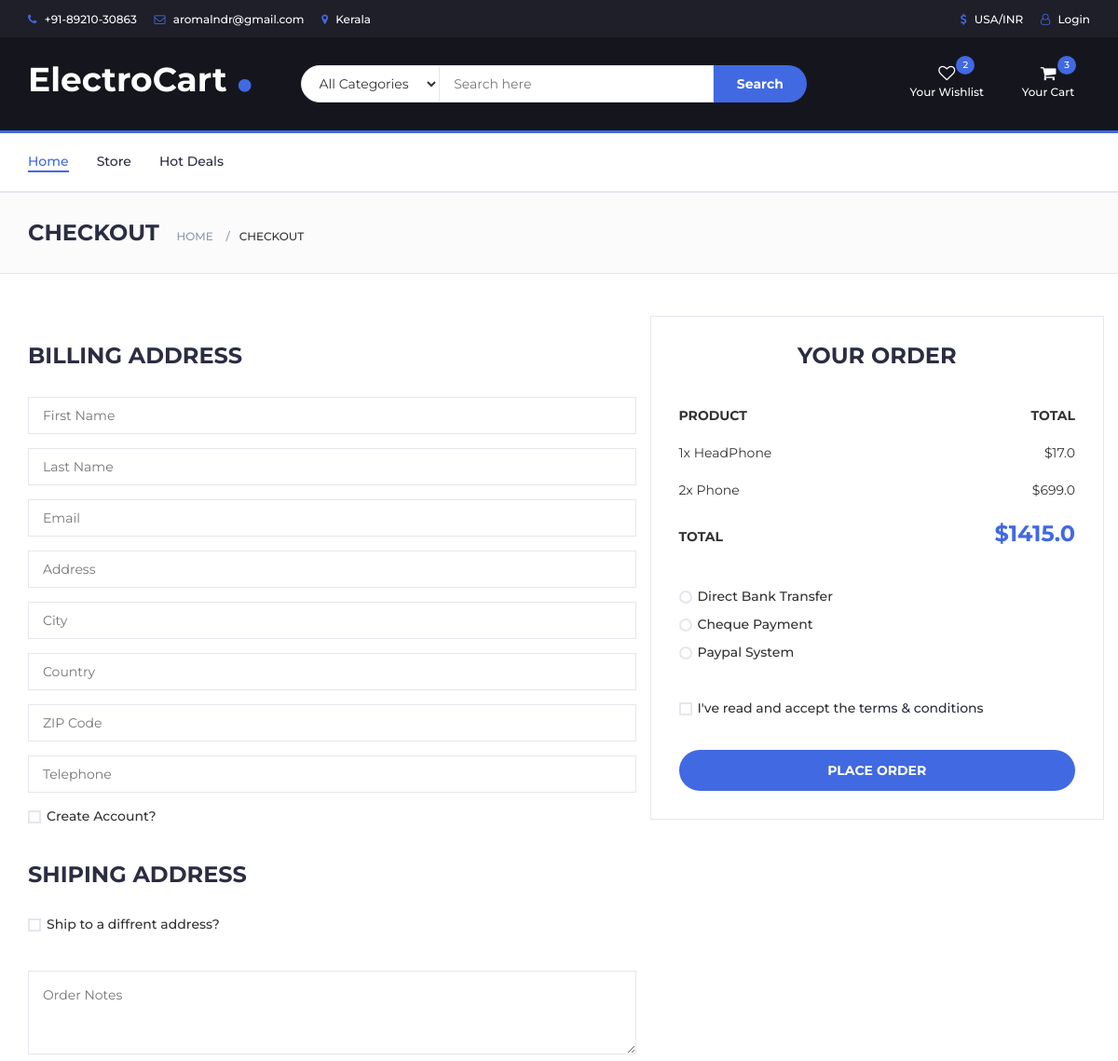
/checkout/ (signed in, upper part), run on an earlier commit of the app's database.
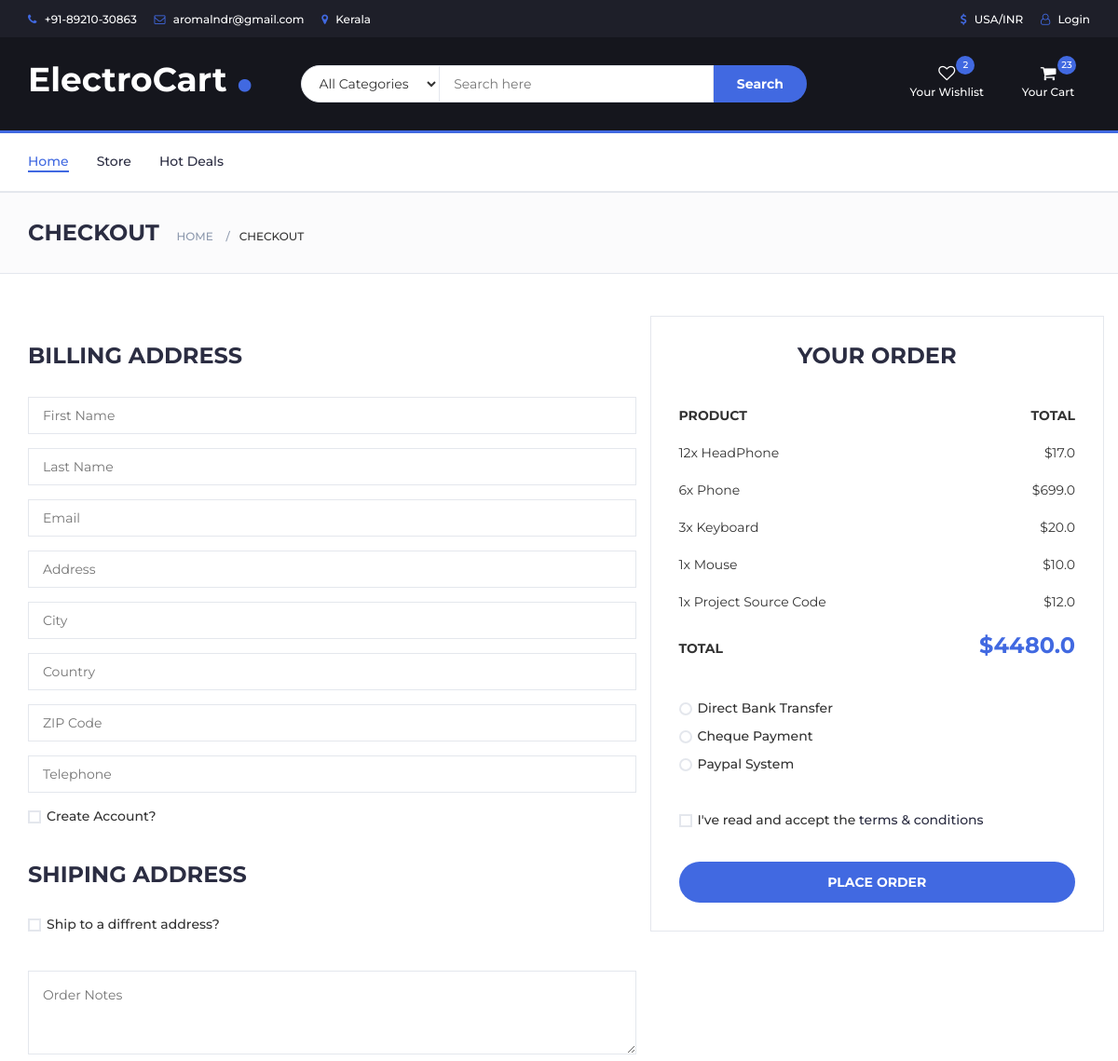
And on a later commit of the database.
### store/models.py (models this page shows, shortened)
class Order(models.Model):
    customer = models.ForeignKey(Customer, on_delete=models.SET_NULL, null=True, blank=True)
    date_ordered = models.DateField(auto_now_add=True)
    complete = models.BooleanField(default=False)
    transaction_id = models.CharField(max_length=100, null=True)
    @property
    def get_cart_total(self):
        orderitems = self.orderitem_set.all()
        total = sum([item.get_total for item in orderitems])
        return total
    @property
    def get_cart_items(self):
        orderitems = self.orderitem_set.all()
        total = sum([item.quantity for item in orderitems])
        return total

class OrderItem(models.Model):
    product = models.ForeignKey(Product ,on_delete=models.SET_NULL, null=True)
    order = models.ForeignKey(Order , on_delete=models.SET_NULL, null=True)
    quantity = models.IntegerField(default=0, null=True, blank=True)
    date_added = models.DateField(auto_now_add=True)
    @property
    def get_total(self):
        total = self.product.price * self.quantity
        return total

class Product(models.Model):
    name = models.CharField(max_length=200)
    price = models.FloatField()
    digital = models.BooleanField(default=False, null=True, blank=True)
    image = models.ImageField(blank=True, null=True)
    @property
    def imageURL(self):
        try:
            url = self.image.url
        except:
            url = ''
        return url

### store/views.py (the view)
# urls.py: path('checkout/', views.checkout, name="checkout"),
def checkout(request):
    if request.user.is_authenticated:
        customer = request.user.customer
        order, created = Order.objects.get_or_create(customer=customer, complete=False)
        items = order.orderitem_set.all()
    else:
        items = []
        order = {'get_cart_total' : 0, 'get_cart_items' : 0}
    context = {'items' : items, 'order': order}
    return render(request, 'store/checkout.html', context)

### store/templates/store/checkout.html (shortened to what this page needs)
{% extends 'store/main.html' %}
{% load static %}
{% block content %}
		<div id="breadcrumb" class="section">
			<div class="container">
				<div class="row">
					<div class="col-md-12">
						<h3 class="breadcrumb-header">Checkout</h3>
						<ul class="breadcrumb-tree">
							<li><a href="#">Home</a></li>
							<li class="active">Checkout</li>
						</ul>
					</div>
				</div>
			</div>
		</div>
		<div class="section">
			<div class="container">
				<div class="row">
					<div class="col-md-7">
						<div class="billing-details">
							<div class="section-title">
								<h3 class="title">Billing address</h3>
							</div>
							<div class="form-group">
								<input class="input" type="text" name="first-name" placeholder="First Name">
							</div>
							<div class="form-group">
								<input class="input" type="text" name="last-name" placeholder="Last Name">
							</div>
							<div class="form-group">
								<input class="input" type="email" name="email" placeholder="Email">
							</div>
							<div class="form-group">
								<input class="input" type="text" name="address" placeholder="Address">
							</div>
							<div class="form-group">
								<input class="input" type="text" name="city" placeholder="City">
							</div>
							<div class="form-group">
								<input class="input" type="text" name="country" placeholder="Country">
							</div>
							<div class="form-group">
								<input class="input" type="text" name="zip-code" placeholder="ZIP Code">
							</div>
							<div class="form-group">
								<input class="input" type="tel" name="tel" placeholder="Telephone">
							</div>
							<div class="form-group">
								<div class="input-checkbox">
									<label for="create-account">
										<span></span>
										Create Account?
									</label>
								</div>
							</div>
						</div>
						<div class="shiping-details">
							<div class="section-title">
								<h3 class="title">Shiping address</h3>
							</div>
							<div class="input-checkbox">
								<label for="shiping-address">
									<span></span>
									Ship to a diffrent address?
								</label>
							</div>
						</div>
						<div class="order-notes">
							<textarea class="input" placeholder="Order Notes"></textarea>
						</div>
					</div>
					<div class="col-md-5 order-details">
						<div class="section-title text-center">
							<h3 class="title">Your Order</h3>
						</div>
						<div class="order-summary">
							<div class="order-col">
								<div><strong>PRODUCT</strong></div>
								<div><strong>TOTAL</strong></div>
							</div>
							<div class="order-products">
								{% for item in items %}
								<div class="order-col">
									<div>{{item.quantity}}x {{item.product.name}}</div>
									<div>${{item.product.price}}</div>
								</div>
								{% endfor %}
							</div>
							<div class="order-col">
								<div><strong>TOTAL</strong></div>
								<div><strong class="order-total">${{order.get_cart_total}}</strong></div>
							</div>
						</div>
						<div class="payment-method">
							<div class="input-radio">
								<label for="payment-1">
									<span></span>
									Direct Bank Transfer
								</label>
							</div>
							<div class="input-radio">
								<label for="payment-2">
									<span></span>
									Cheque Payment
								</label>
							</div>
							<div class="input-radio">
								<label for="payment-3">
									<span></span>
									Paypal System
								</label>
							</div>
						</div>
						<div class="input-checkbox">
							<label for="terms">
								<span></span>
								I've read and accept the <a href="#">terms & conditions</a>
							</label>
						</div>
						<a href="#" class="primary-btn order-submit">Place order</a>
					</div>
				</div>
			</div>
		</div>
	</body>
</html>
{% endblock content %}

### store/templates/store/main.html (shortened to what this page needs)
<!DOCTYPE html>
{% load static %}
<html lang="en">
	<head>
		<link type="text/css" rel="stylesheet" href="{% static 'css/bootstrap.min.css' %}"/>
		<link type="text/css" rel="stylesheet" href="{% static 'css/slick.css' %}"/>
		<link type="text/css" rel="stylesheet" href="{% static 'css/slick-theme.css' %}"/>
		<link type="text/css" rel="stylesheet" href="{% static 'css/nouislider.min.css' %}"/>
		<link rel="stylesheet" href="{% static 'css/font-awesome.min.css' %}">
		<link type="text/css" rel="stylesheet" href="{% static 'css/style.css' %}"/>
		<link type="text/css" rel="stylesheet" href="{% static 'css/cart.css' %}"/>
    </head>
	<body>
		<header>
			<div id="top-header">
				<div class="container">
					<ul class="header-links pull-left">
						<li><a href="#"><i class="fa fa-phone"></i> +91-89210-30863</a></li>
						<li><a href="#"><i class="fa fa-envelope-o"></i> aromalndr@gmail.com</a></li>
						<li><a href="#"><i class="fa fa-map-marker"></i> Kerala</a></li>
					</ul>
					<ul class="header-links pull-right">
						<li><a href="#"><i class="fa fa-dollar"></i> USA/INR</a></li>
						<li><a href="{% url 'signin' %}"><i class="fa fa-user-o"></i> Login</a></li>
					</ul>
				</div>
			</div>
			<div id="header">
				<div class="container">
					<div class="row">
						<div class="col-md-3">
							<div class="header-logo">
								<a href="{% url 'home' %}" class="logo">
									<h1>ElectroCart<span>.</span></h1>
								</a>
							</div>
						</div>
						<div class="col-md-6">
							<div class="header-search">
								<form>
									<select class="input-select">
										<option value="0">All Categories</option>
									</select>
									<input class="input" placeholder="Search here">
									<button class="search-btn">Search</button>
								</form>
							</div>
						</div>
						<div class="col-md-3 clearfix">
							<div class="header-ctn">
								<div>
									<a href="#">
										<i class="fa fa-heart-o"></i>
										<span>Your Wishlist</span>
										<div class="qty">2</div>
									</a>
								</div>
								<div class="dropdown">
									<a class="dropdown-toggle" data-toggle="dropdown" aria-expanded="true">
										<i class="fa fa-shopping-cart"></i>
										<span>Your Cart</span>
										<div class="qty">{{order.get_cart_items}}</div>
									</a>
								</div>
							</div>
						</div>
					</div>
				</div>
			</div>
		</header>
		<nav id="navigation">
			<div class="container">
				<div id="responsive-nav">
					<ul class="main-nav nav navbar-nav">
						<li class="active"><a href="#">Home</a></li>
						<li><a href="{% url 'store' %}">Store</a></li>
						<li><a href="#">Hot Deals</a></li>
					</ul>
				</div>
			</div>
		</nav>
        <div class="main-container">
            {% block content %}
            {% endblock content %}
    </body>
</head>
</html>

What changed in the data, as far as the page shows it:
changed through a linked row, Order: get_cart_items "3" → "23"; get_cart_total "1415.0" → "4480.0"
changed OrderItem "HeadPhone": quantity "1" → "12"
changed OrderItem "Phone": quantity "2" → "6"
added OrderItem: quantity "3", product.name "Keyboard", product.price "20.0"
added OrderItem: quantity "1", product.name "Mouse", product.price "10.0"
added OrderItem: quantity "1", product.name "Project Source Code", product.price "12.0"
